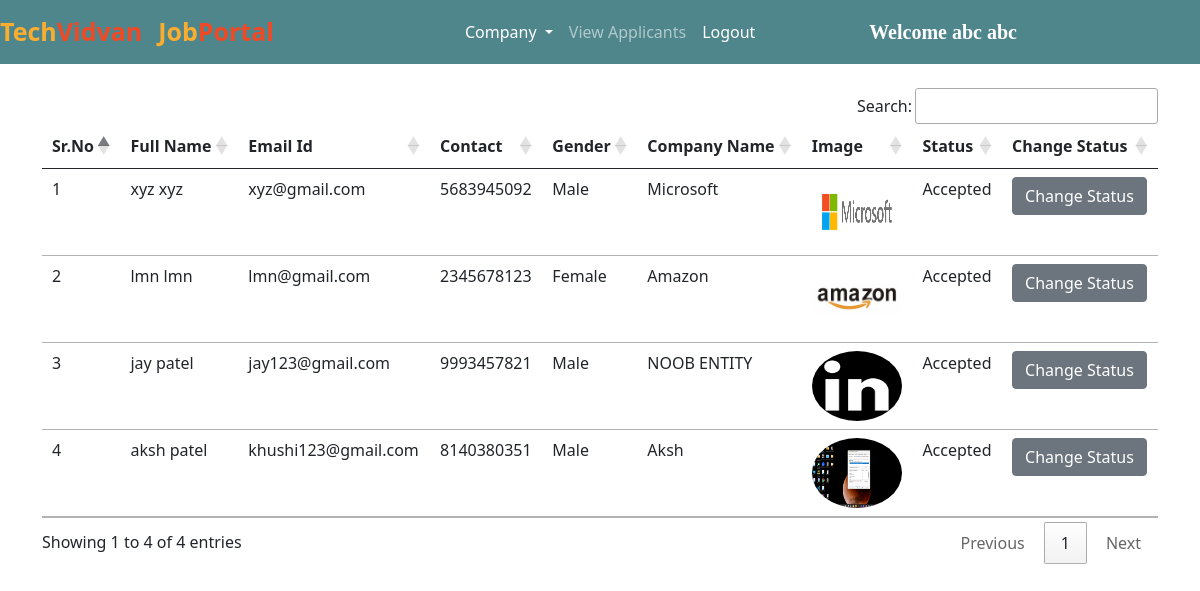
/accepted_companies/ (signed in), run on the app's committed database.
### jobs/models.py (models this page shows, shortened)
class Company(models.Model):
    user = models.ForeignKey(User, on_delete=models.CASCADE)
    phone = models.CharField(max_length=10)
    image = models.ImageField(upload_to="")
    gender = models.CharField(max_length=10)
    type = models.CharField(max_length=15)
    status = models.CharField(max_length=20)
    company_name = models.CharField(max_length=100)

### jobs/views.py (the view)
# urls.py: path("accepted_companies/", views.accepted_companies, name="accepted_companies"),
def accepted_companies(request):
    if not request.user.is_authenticated:
        return redirect("/admin_login")
    companies = Company.objects.filter(status="Accepted")
    return render(request, "accepted_companies.html", {'companies':companies})

### jobs/templates/accepted_companies.html (shortened to what this page needs)
{% extends 'admin_navbar.html' %}
{% block body %}
<div class="container mt-4">
<table class="table table-hover" id="example">
    <thead>
        <tr>
            <th>Sr.No</th>
            <th>Full Name</th>
            <th>Email Id</th>
            <th>Contact</th>
            <th>Gender</th>
            <th>Company Name</th>
            <th>Image</th>
            <th>Status</th>
            <th>Change Status</th>
        </tr>
    </thead>
    <tbody>
        {% for company in companies %}
        <tr>
            <td>{{forloop.counter}}</td>
            <td>{{company.user.get_full_name}}</td>
            <td>{{company.user.email}}</td>
            <td>{{company.phone}}</td>
            <td>{{company.gender}}</td>
            <td>{{company.company_name}}</td>
            <td><img src="{{company.image.url}}" class="rounded-circle" width="90px" height="70px"></td>
            <td>{{company.status}}</td>
            <td><a href="/change_status/{{company.id}}/" class="btn btn-secondary">Change Status</a></td>
        </tr>
        {% endfor %}
    </tbody>
</table>
</div>
{% endblock %}

### jobs/templates/admin_navbar.html (shortened to what this page needs)
<!doctype html>
<html lang="en">
<head>
  <link href="https://cdn.jsdelivr.net/npm/bootstrap@5.0.2/dist/css/bootstrap.min.css" rel="stylesheet"
>
  <link rel="stylesheet" href="https://cdn.datatables.net/1.10.25/css/jquery.dataTables.min.css">
  <link rel="stylesheet" href="https://cdn.datatables.net/buttons/1.7.1/css/buttons.dataTables.min.css">
</head>
<body>
  <nav class="navbar navbar-expand-lg navbar-dark">
      <a class="navbar-brand" href="/"><span class="head1">Tech</span><span class="head2">Vidvan</span></a>
      <a class="navbar-brand" href="#"><span class="head1">Job</span><span class="head2">Portal</span></a>
      <div class="container w-50">
      <div class="collapse navbar-collapse" id="navbarSupportedContent">
        <ul class="navbar-nav me-auto mb-2 mb-lg-0">
          <div class="collapse navbar-collapse" id="navbarNavDarkDropdown">
            <ul class="navbar-nav">
              <li class="nav-item dropdown">
                <a class="nav-link active dropdown-toggle" href="#" id="navbarDarkDropdownMenuLink" role="button" data-bs-toggle="dropdown" aria-expanded="false">
                  Company
                </a>
              </li>
            </ul>
          </div>
          <li class="nav-item">
            <a class="nav-link {% block view_applicants %} {% endblock %}" href="/view_applicants/">View Applicants</a>
          </li>
          <li class="nav-item">
            <a class="nav-link active" href="/logout/">Logout</a>
          </li>
        </ul>
        <a class="navbar-brand" style="font-weight: bold; font-family: 'Times New Roman', Times, serif;" href="#">Welcome {{request.user.get_full_name}}</a>
      </div>
      </div>
  </nav>
  {% block body %}
  {% endblock %}
</body>
</html>

### jobs/templates/admin_navbar.html (style rules this page uses)
.navbar { background-color: #4f868c; }
.head1 { color: #FBAD30; font-size: 25px; font-weight: bold; height: 50px; }
.head2 { color: #EF4926; font-size: 25px; font-weight: bold; }

### data on the page
Company: user.get_full_name "xyz xyz", user.email "xyz@gmail.com", phone "5683945092", gender "Male", company_name "Microsoft", image (picture), status "Accepted"
Company: user.get_full_name "lmn lmn", user.email "lmn@gmail.com", phone "2345678123", gender "Female", company_name "Amazon", image (picture), status "Accepted"
Company: user.get_full_name "jay patel", user.email "jay123@gmail.com", phone "9993457821", gender "Male", company_name "NOOB ENTITY", image (picture), status "Accepted"
Company: user.get_full_name "aksh patel", user.email "khushi123@gmail.com", phone "8140380351", gender "Male", company_name "Aksh", image (picture), status "Accepted"

### other printed values
{{ request.user.get_full_name }} "abc abc"
